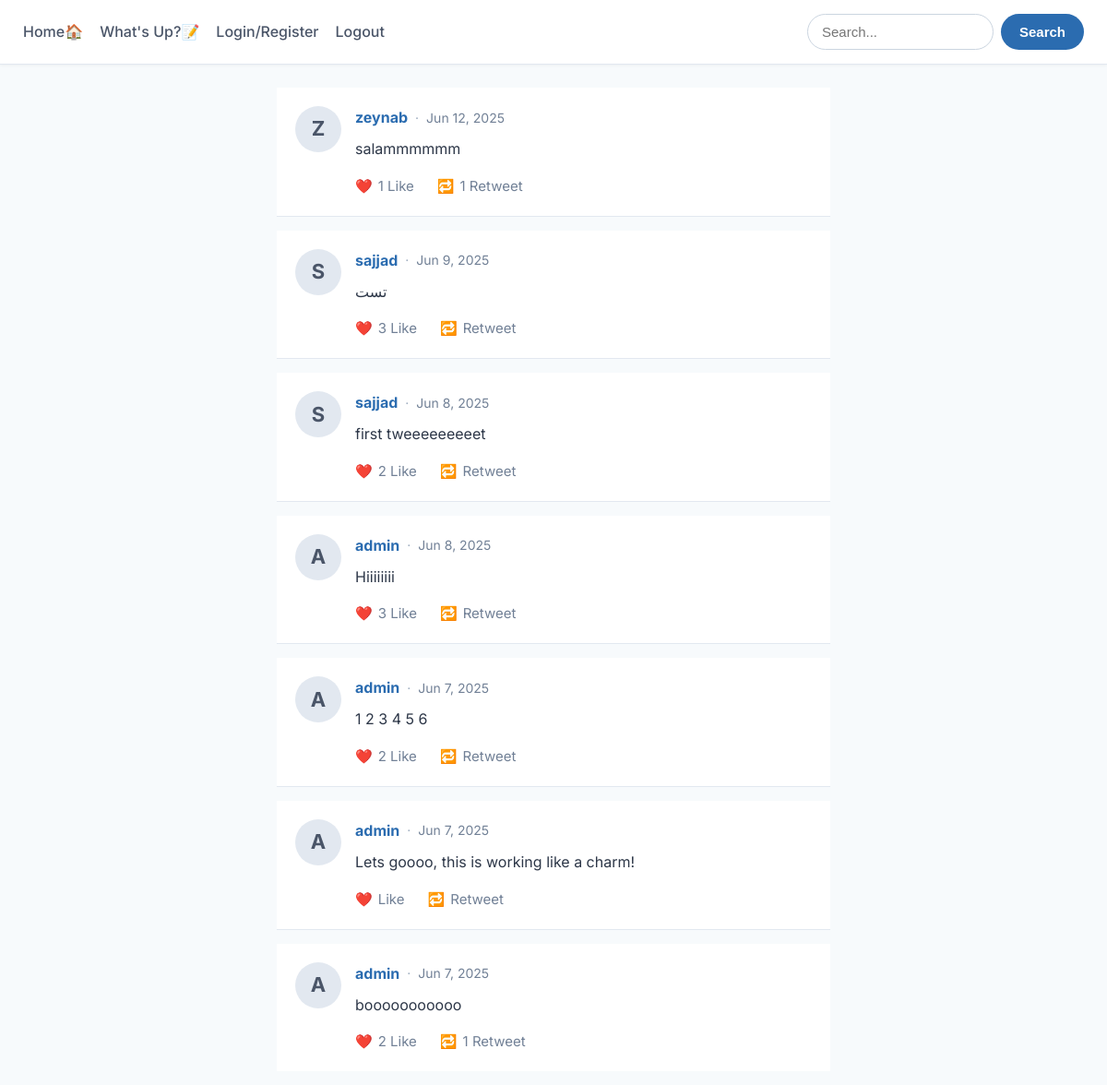
The page / on the database its author committed.
### twitterApp/models.py (models this page shows)
class Post(models.Model):
    user = models.ForeignKey(settings.AUTH_USER_MODEL, on_delete=models.CASCADE, related_name='posts')
    content = models.TextField(max_length=280)
    created_at = models.DateTimeField(auto_now_add=True)
    @property
    def like_count(self):
        return self.likes.count()
    @property
    def retweet_count(self):
        return self.retweets.count()

class Profile(AbstractUser):
    bio = models.TextField(blank=True)
    website = models.URLField(max_length=200)
    profile_picture = models.ImageField(upload_to='profile_pics/', blank=True)

### twitterApp/views.py (the view)
# urls.py: 2. Add a URL to urlpatterns:  path('', views.home, name='home')
def home(request):
    tweets = Post.objects.all().order_by('-created_at')
    return render(request, 'index.html', {'tweets': tweets})

### templates/index.html
{% extends "base.html" %}
{% block main %}
    <div class="content-wrapper">
        {% for tweet in tweets %}
            <div class="tweet-card">
                <div class="tweet-avatar-wrapper" style="margin-right: 15px;">
                    {% if tweet.user.profile_picture %}
                        <img src="{{ tweet.user.profile_picture.url }}" alt="{{ tweet.user.username }}'s profile picture" class="tweet-avatar">
                    {% else %}
                        <div class="tweet-avatar-fallback">
                            {{ tweet.user.username.0|upper }}
                        </div>
                    {% endif %}
                </div>
                <div class="tweet-content-area">
                    <p class="tweet-header">
                        <strong class="tweet-username-link"><a href="{% url 'user_profile' username=tweet.user.username %}">{{ tweet.user.username }}</a></strong>
                        <span class="tweet-meta-separator">·</span>
                        <small class="tweet-timestamp">{{ tweet.created_at|date:"M j, Y" }}</small>
                    </p>
                    <p class="tweet-text">{{ tweet.content }}</p>
                    <div class="tweet-actions">
                        {% if tweet.like_count > 0 %}
                        <a href="{% url 'like' tweet.id %}" class="tweet-action-link">❤️ <span>{{ tweet.like_count }} Like </span></a>
                        {% else %}
                        <a href="{% url 'like' tweet.id %}" class="tweet-action-link">❤️ <span>Like </span></a>
                        {% endif %}
                        {% if tweet.retweet_count > 0 %}
                        <a href="{% url 'retweet' tweet.id %}" class="tweet-action-link">🔁 <span> {{ tweet.retweet_count }} Retweet</span></a>
                        {% else %}
                        <a href="{% url 'retweet' tweet.id %}" class="tweet-action-link">🔁 <span>Retweet</span></a>
                        {% endif %}
                    </div>
                </div>
            </div>
        {% empty %}
            <p class="empty-message">No tweets to display yet.</p>
        {% endfor %}
    </div>
{% endblock %}

### statics/css/style.css (style rules this page uses)
body { font-family: 'Inter', sans-serif; margin: 0; padding: 0; background-color: #f7fafc; color: #2d3748; line-height: 1.6; }
a { text-decoration: none; color: #2b6cb0; transition: color 0.2s ease; }
.content-wrapper { max-width: 600px; margin: 0 auto; }
.tweet-card { background-color: #ffffff; padding: 20px; margin-bottom: 15px; display: flex; align-items: flex-start; border-bottom: 1px solid #e2e8f0; }
.tweet-card:last-child { border-bottom: none; }
.tweet-avatar-fallback { width: 50px; height: 50px; border-radius: 50%; background-color: #e2e8f0; display: flex; align-items: center; justify-content: center; font-size: 22px; font-weight: bold; color: #4a5568; }
.tweet-content-area { flex-grow: 1; }
.tweet-header { margin: 0; line-height: 1.5; display: flex; align-items: center; }
.tweet-username-link { font-size: 16px; text-decoration: none; color: #2b6cb0; font-weight: bold; }
.tweet-meta-separator { color: #a0aec0; margin-left: 8px; font-size: 14px; }
.tweet-timestamp { color: #718096; margin-left: 8px; font-size: 14px; }
.tweet-text { margin-top: 10px; margin-bottom: 15px; color: #2d3748; font-size: 16px; line-height: 1.6; }
.tweet-actions { display: flex; gap: 25px; }
.tweet-action-link { text-decoration: none; color: #718096; font-size: 15px; display: flex; align-items: center; }
.tweet-action-link span { margin-left: 6px; }

### rows shown on the page
Post: user.username.0 "Z", user.username "zeynab", created_at "Jun 12, 2025", content "salammmmmm", like_count "1", retweet_count "1"
Post: user.username.0 "S", user.username "sajjad", created_at "Jun 9, 2025", content "تست", like_count "3", shows "Retweet"
Post: user.username.0 "S", user.username "sajjad", created_at "Jun 8, 2025", content "first tweeeeeeeeet", like_count "2", shows "Retweet"
Post: user.username.0 "A", user.username "admin", created_at "Jun 8, 2025", content "Hiiiiiiii", like_count "3", shows "Retweet"
Post: user.username.0 "A", user.username "admin", created_at "Jun 7, 2025", content "1 2 3 4 5 6", like_count "2", shows "Retweet"
Post: user.username.0 "A", user.username "admin", created_at "Jun 7, 2025", content "Lets goooo, this is working like a charm!", shows "Like", shows "Retweet"
Post: user.username.0 "A", user.username "admin", created_at "Jun 7, 2025", content "booooooooooo", like_count "2", retweet_count "1"
